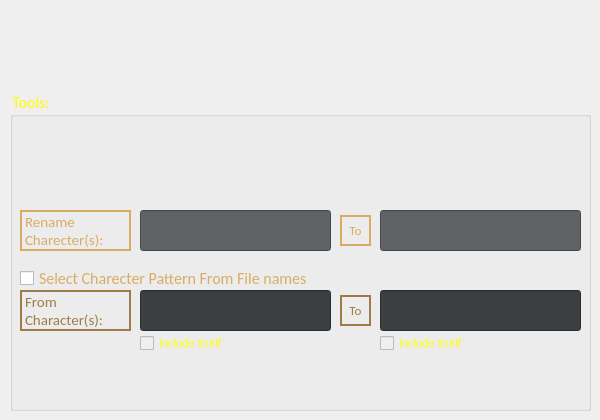
    <widget class="QWidget" name="tab_rename">
     <attribute name="title">
      <string>Renamer</string>
     </attribute>
     <widget class="QGroupBox" name="groupBox_Tools_2">
      <property name="geometry">
       <rect>
        <x>10</x>
        <y>90</y>
        <width>581</width>
        <height>321</height>
       </rect>
      </property>
      <property name="font">
       <font>
        <family>Calibri</family>
        <pointsize>12</pointsize>
        <weight>50</weight>
        <bold>false</bold>
       </font>
      </property>
      <property name="styleSheet">
       <string notr="true">color:yellow</string>
      </property>
      <property name="title">
       <string>Tools:</string>
      </property>
      <widget class="QLabel" name="Label_Rename">
       <property name="geometry">
        <rect>
         <x>10</x>
         <y>120</y>
         <width>111</width>
         <height>41</height>
        </rect>
       </property>
       <property name="sizePolicy">
        <sizepolicy hsizetype="Expanding" vsizetype="Expanding">
         <horstretch>0</horstretch>
         <verstretch>0</verstretch>
        </sizepolicy>
       </property>
       <property name="font">
        <font>
         <family>Calibri</family>
         <pointsize>11</pointsize>
         <weight>50</weight>
         <bold>false</bold>
         <stylestrategy>PreferDefault</stylestrategy>
         <kerning>true</kerning>
        </font>
       </property>
       <property name="contextMenuPolicy">
        <enum>Qt::DefaultContextMenu</enum>
       </property>
       <property name="statusTip">
        <string/>
       </property>
       <property name="styleSheet">
        <string notr="true">color:#D9AC63</string>
       </property>
       <property name="frameShape">
        <enum>QFrame::WinPanel</enum>
       </property>
       <property name="text">
        <string>Rename Charecter(s):</string>
       </property>
       <property name="textFormat">
        <enum>Qt::AutoText</enum>
       </property>
       <property name="alignment">
        <set>Qt::AlignLeading|Qt::AlignLeft|Qt::AlignVCenter</set>
       </property>
       <property name="wordWrap">
        <bool>true</bool>
       </property>
      </widget>
      <widget class="QLabel" name="Label_From_2">
       <property name="geometry">
        <rect>
         <x>10</x>
         <y>200</y>
         <width>111</width>
         <height>41</height>
        </rect>
       </property>
       <property name="sizePolicy">
        <sizepolicy hsizetype="Expanding" vsizetype="Expanding">
         <horstretch>0</horstretch>
         <verstretch>0</verstretch>
        </sizepolicy>
       </property>
       <property name="font">
        <font>
         <family>Calibri</family>
         <pointsize>11</pointsize>
         <weight>50</weight>
         <bold>false</bold>
         <stylestrategy>PreferDefault</stylestrategy>
         <kerning>true</kerning>
        </font>
       </property>
       <property name="contextMenuPolicy">
        <enum>Qt::DefaultContextMenu</enum>
       </property>
       <property name="statusTip">
        <string/>
       </property>
       <property name="styleSheet">
        <string notr="true">color:#9D7C47</string>
       </property>
       <property name="frameShape">
        <enum>QFrame::WinPanel</enum>
       </property>
       <property name="text">
        <string>From Character(s):</string>
       </property>
       <property name="textFormat">
        <enum>Qt::AutoText</enum>
       </property>
       <property name="alignment">
        <set>Qt::AlignLeading|Qt::AlignLeft|Qt::AlignVCenter</set>
       </property>
       <property name="wordWrap">
        <bool>true</bool>
       </property>
      </widget>
      <widget class="QLineEdit" name="lineEdit_To_2">
       <property name="enabled">
        <bool>false</bool>
       </property>
       <property name="geometry">
        <rect>
         <x>370</x>
         <y>200</y>
         <width>201</width>
         <height>41</height>
        </rect>
       </property>
       <property name="font">
        <font>
         <family>Calibri</family>
         <pointsize>12</pointsize>
         <weight>50</weight>
         <bold>false</bold>
        </font>
       </property>
       <property name="focusPolicy">
        <enum>Qt::WheelFocus</enum>
       </property>
       <property name="styleSheet">
        <string notr="true">background-color:#3C3F41</string>
       </property>
       <property name="alignment">
        <set>Qt::AlignLeading|Qt::AlignLeft|Qt::AlignVCenter</set>
       </property>
       <property name="placeholderText">
        <string/>
       </property>
       <property name="clearButtonEnabled">
        <bool>false</bool>
       </property>
      </widget>
      <widget class="QLabel" name="Label_To2">
       <property name="geometry">
        <rect>
         <x>330</x>
         <y>205</y>
         <width>31</width>
         <height>31</height>
        </rect>
       </property>
       <property name="sizePolicy">
        <sizepolicy hsizetype="Expanding" vsizetype="Expanding">
         <horstretch>0</horstretch>
         <verstretch>0</verstretch>
        </sizepolicy>
       </property>
       <property name="font">
        <font>
         <family>Calibri</family>
         <pointsize>10</pointsize>
         <weight>50</weight>
         <bold>false</bold>
         <stylestrategy>PreferDefault</stylestrategy>
         <kerning>true</kerning>
        </font>
       </property>
       <property name="contextMenuPolicy">
        <enum>Qt::DefaultContextMenu</enum>
       </property>
       <property name="statusTip">
        <string/>
       </property>
       <property name="styleSheet">
        <string notr="true">color:#9D7C47</string>
       </property>
       <property name="frameShape">
        <enum>QFrame::WinPanel</enum>
       </property>
       <property name="text">
        <string>To</string>
       </property>
       <property name="textFormat">
        <enum>Qt::AutoText</enum>
       </property>
       <property name="alignment">
        <set>Qt::AlignCenter</set>
       </property>
       <property name="wordWrap">
        <bool>true</bool>
       </property>
      </widget>
      <widget class="QLineEdit" name="lineEdit_From_2">
       <property name="enabled">
        <bool>false</bool>
       </property>
       <property name="geometry">
        <rect>
         <x>130</x>
         <y>200</y>
         <width>191</width>
         <height>41</height>
        </rect>
       </property>
       <property name="font">
        <font>
         <family>Calibri</family>
         <pointsize>12</pointsize>
         <weight>50</weight>
         <bold>false</bold>
        </font>
       </property>
       <property name="focusPolicy">
        <enum>Qt::WheelFocus</enum>
       </property>
       <property name="styleSheet">
        <string notr="true">background-color:#3C3F41</string>
       </property>
       <property name="alignment">
        <set>Qt::AlignLeading|Qt::AlignLeft|Qt::AlignVCenter</set>
       </property>
       <property name="placeholderText">
        <string/>
       </property>
       <property name="clearButtonEnabled">
        <bool>false</bool>
       </property>
      </widget>
      <widget class="QCheckBox" name="checkBox_Select_2">
       <property name="geometry">
        <rect>
         <x>10</x>
         <y>180</y>
         <width>381</width>
         <height>16</height>
        </rect>
       </property>
       <property name="font">
        <font>
         <family>Calibri</family>
         <pointsize>12</pointsize>
         <weight>50</weight>
         <bold>false</bold>
        </font>
       </property>
       <property name="statusTip">
        <string>Check if you want to select what's between characters.</string>
       </property>
       <property name="styleSheet">
        <string notr="true">color:#D9AC63</string>
       </property>
       <property name="text">
        <string>Select Charecter Pattern From File names</string>
       </property>
      </widget>
      <widget class="QCheckBox" name="checkBox_From_2">
       <property name="enabled">
        <bool>false</bool>
       </property>
       <property name="geometry">
        <rect>
         <x>130</x>
         <y>245</y>
         <width>111</width>
         <height>16</height>
        </rect>
       </property>
       <property name="font">
        <font>
         <family>Calibri</family>
         <weight>50</weight>
         <bold>false</bold>
        </font>
       </property>
       <property name="cursor">
        <cursorShape>PointingHandCursor</cursorShape>
       </property>
       <property name="text">
        <string>Include Itself</string>
       </property>
      </widget>
      <widget class="QCheckBox" name="checkBox_To_2">
       <property name="enabled">
        <bool>false</bool>
       </property>
       <property name="geometry">
        <rect>
         <x>370</x>
         <y>245</y>
         <width>101</width>
         <height>16</height>
        </rect>
       </property>
       <property name="font">
        <font>
         <family>Calibri</family>
         <weight>50</weight>
         <bold>false</bold>
        </font>
       </property>
       <property name="cursor">
        <cursorShape>PointingHandCursor</cursorShape>
       </property>
       <property name="text">
        <string>Include Itself</string>
       </property>
      </widget>
      <widget class="QLineEdit" name="lineEdit_Rename_From">
       <property name="enabled">
        <bool>true</bool>
       </property>
       <property name="geometry">
        <rect>
         <x>130</x>
         <y>120</y>
         <width>191</width>
         <height>41</height>
        </rect>
       </property>
       <property name="font">
        <font>
         <family>Calibri</family>
         <pointsize>12</pointsize>
         <weight>50</weight>
         <bold>false</bold>
        </font>
       </property>
       <property name="focusPolicy">
        <enum>Qt::WheelFocus</enum>
       </property>
       <property name="statusTip">
        <string>Rename These characters</string>
       </property>
       <property name="styleSheet">
        <string notr="true">background-color:#606365</string>
       </property>
       <property name="text">
        <string/>
       </property>
       <property name="alignment">
        <set>Qt::AlignLeading|Qt::AlignLeft|Qt::AlignVCenter</set>
       </property>
       <property name="placeholderText">
        <string/>
       </property>
       <property name="clearButtonEnabled">
        <bool>false</bool>
       </property>
      </widget>
      <widget class="QLabel" name="Label_To_2">
       <property name="geometry">
        <rect>
         <x>330</x>
         <y>125</y>
         <width>31</width>
         <height>31</height>
        </rect>
       </property>
       <property name="sizePolicy">
        <sizepolicy hsizetype="Expanding" vsizetype="Expanding">
         <horstretch>0</horstretch>
         <verstretch>0</verstretch>
        </sizepolicy>
       </property>
       <property name="font">
        <font>
         <family>Calibri</family>
         <pointsize>10</pointsize>
         <weight>50</weight>
         <bold>false</bold>
         <stylestrategy>PreferDefault</stylestrategy>
         <kerning>true</kerning>
        </font>
       </property>
       <property name="contextMenuPolicy">
        <enum>Qt::DefaultContextMenu</enum>
       </property>
       <property name="statusTip">
        <string/>
       </property>
       <property name="styleSheet">
        <string notr="true">color:#D9AC63</string>
       </property>
       <property name="frameShape">
        <enum>QFrame::WinPanel</enum>
       </property>
       <property name="text">
        <string>To</string>
       </property>
       <property name="textFormat">
        <enum>Qt::AutoText</enum>
       </property>
       <property name="alignment">
        <set>Qt::AlignCenter</set>
       </property>
       <property name="wordWrap">
        <bool>true</bool>
       </property>
      </widget>
      <widget class="QLineEdit" name="lineEdit_Rename_To">
       <property name="geometry">
        <rect>
         <x>370</x>
         <y>120</y>
         <width>201</width>
         <height>41</height>
        </rect>
       </property>
       <property name="font">
        <font>
         <family>Calibri</family>
         <pointsize>12</pointsize>
         <weight>50</weight>
         <bold>false</bold>
        </font>
       </property>
       <property name="focusPolicy">
        <enum>Qt::WheelFocus</enum>
       </property>
       <property name="statusTip">
        <string>To these characters.</string>
       </property>
       <property name="styleSheet">
        <string notr="true">background-color:#606365</string>
       </property>
       <property name="alignment">
        <set>Qt::AlignLeading|Qt::AlignLeft|Qt::AlignVCenter</set>
       </property>
       <property name="placeholderText">
        <string/>
       </property>
       <property name="clearButtonEnabled">
        <bool>false</bool>
       </property>
      </widget>
     </widget>
    </widget>
